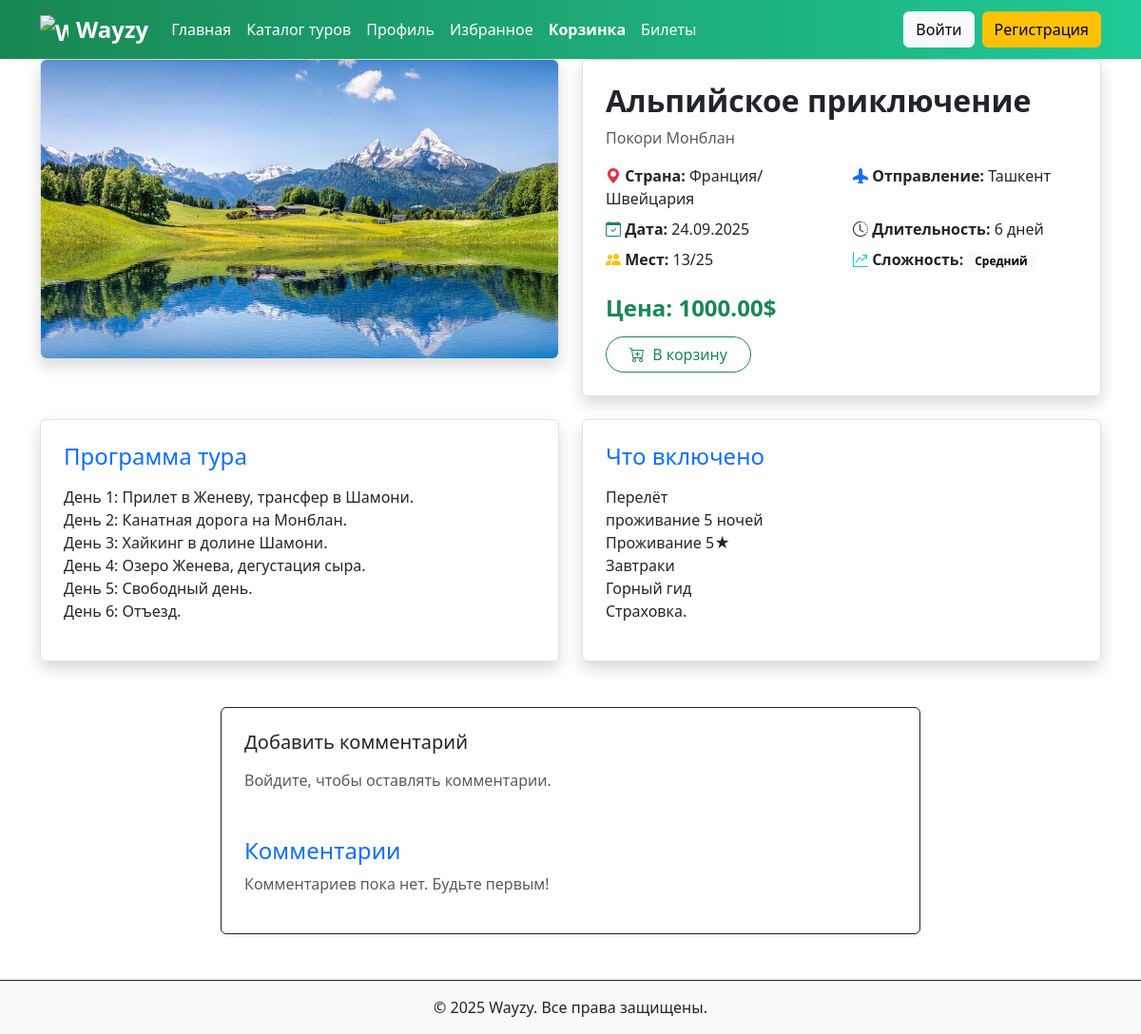
The app's page /tour/4/, older data.
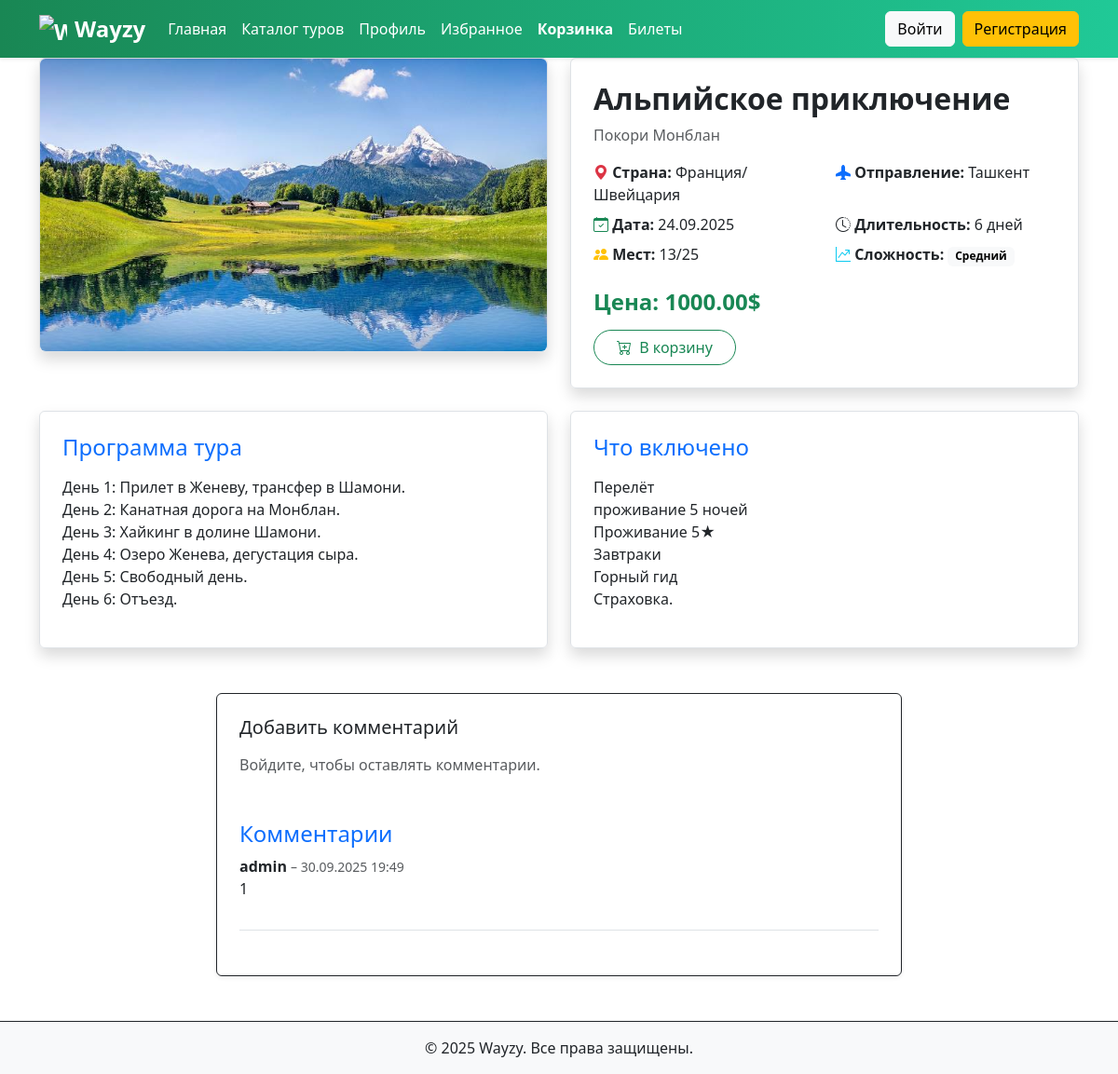
The same page, newer data.
### voyage/models.py (models this page shows, shortened)
class Comment(models.Model):
    tour = models.ForeignKey("Tour", on_delete=models.CASCADE, related_name='comments')
    user = models.ForeignKey(User, on_delete=models.CASCADE)
    text = models.TextField()
    created_at = models.DateTimeField(auto_now_add=True)

### voyage/views.py (the view, shortened to what this page needs)
# urls.py: path('tour/<int:pk>/', views.tour_detail, name='tour_detail'),
def tour_detail(request, pk):
    tour = get_object_or_404(Tour, pk=pk)
    favorites = []
    if request.user.is_authenticated:
        favorites = Favorite.objects.filter(user=request.user).values_list('tour_id', flat=True)
    comments = tour.comments.all().order_by('-created_at')
    form = CommentForm()
    return render(request, 'voyage/detail.html',
                  {'tour': tour,
                   'favorites': favorites,
                   'comments': comments,
                   'form': form
                   })

### voyage/templates/voyage/detail.html (shortened to what this page needs)
{% extends 'voyage/base.html' %}
{% load static %}
{% block content %}
<div class="row g-4">
    <div class="col-lg-6">
        <div class="shadow rounded border">
            {% if tour.image %}
            <img src="{{ tour.image.url }}" class="img-fluid w-100 rounded" alt="{{ tour.title }}">
            {% else %}
            <img src="{% static 'img/no-image.jpg' %}" class="img-fluid w-100 rounded" alt="Нет фото">
            {% endif %}
        </div>
    </div>
    <div class="col-lg-6">
        <div class="shadow rounded border p-4 h-100">
            <h2 class="fw-bold">{{ tour.title }}</h2>
            {% if tour.slogan %}
            <p class="text-muted">{{ tour.slogan }}</p>
            {% endif %}
            <div class="row mb-3">
                <div class="col-6 mb-2">
                    <i class="bi bi-geo-alt-fill text-danger"></i>
                    <strong>Страна:</strong> {{ tour.country }}
                </div>
                <div class="col-6 mb-2">
                    <i class="bi bi-airplane-fill text-primary"></i>
                    <strong>Отправление:</strong> {{ tour.departure }}
                </div>
                <div class="col-6 mb-2">
                    <i class="bi bi-calendar-check text-success"></i>
                    <strong>Дата:</strong> {{ tour.start_date|date:"d.m.Y" }}
                </div>
                <div class="col-6 mb-2">
                    <i class="bi bi-clock-history"></i>
                    <strong>Длительность:</strong> {{ tour.duration }} дней
                </div>
                <div class="col-6 mb-2">
                    <i class="bi bi-people-fill text-warning"></i>
                    <strong>Мест:</strong> {{ tour.seats }}/{{ tour.total_seats }}
                </div>
                <div class="col-6 mb-2">
                    <i class="bi bi-graph-up-arrow text-info"></i>
                    <strong>Сложность:</strong>
                    <span class="badge text-bg-light">{{ tour.difficulty }}</span>
                </div>
            </div>
            <h4 class="text-success fw-bold">Цена: {{ tour.price }}$</h4>
            <div class="mt-3 d-flex gap-2">
                <a href="{% url 'add_to_cart' tour.id %}" class="btn btn-outline-success rounded-pill px-4">
                    <i class="bi bi-cart-plus me-1"></i> В корзину
                </a>
            </div>
        </div>
    </div>
</div>
<div class="row mt-4">
    <div class="col-md-6">
        <div class="shadow rounded border p-4 h-100">
            <h4 class="text-primary">Программа тура</h4>
            <p>{{ tour.program|linebreaks }}</p>
        </div>
    </div>
    <div class="col-md-6">
        <div class="shadow rounded border p-4 h-100">
            <h4 class="text-primary">Что включено</h4>
            <p>{{ tour.included|linebreaks }}</p>
        </div>
    </div>
</div>
<div class="row mt-5">
    <div class="col-lg-8 mx-auto">
        <div class="bg-white p-4 rounded shadow-sm border border-dark">
            <h5 class="mb-3">Добавить комментарий</h5>
            {% if user.is_authenticated %}
            <form method="post">
                {% csrf_token %}
                {{ form.text }}
                <button type="submit" class="btn btn-primary mt-2">Отправить</button>
            </form>
            {% else %}
            <p class="text-muted">Войдите, чтобы оставлять комментарии.</p>
            {% endif %}
            <h4 class="mt-5 text-primary">Комментарии</h4>
            {% for comment in comments %}
            <div class="mb-4 border-bottom pb-3">
                <strong>{{ comment.user.username }}</strong>
                <small class="text-muted">– {{ comment.created_at|date:"d.m.Y H:i" }}</small>
                <p>{{ comment.text }}</p>
            </div>
            {% empty %}
            <p class="text-muted">Комментариев пока нет. Будьте первым!</p>
            {% endfor %}
        </div>
    </div>
</div>
{% endblock %}

Row changes from the older to the newer data that the page shows:
added Comment: user.username "admin", created_at "30.09.2025 19:49", text "1"
Text that changed along with them:
text no longer shown: "Комментариев пока нет. Будьте первым!"
